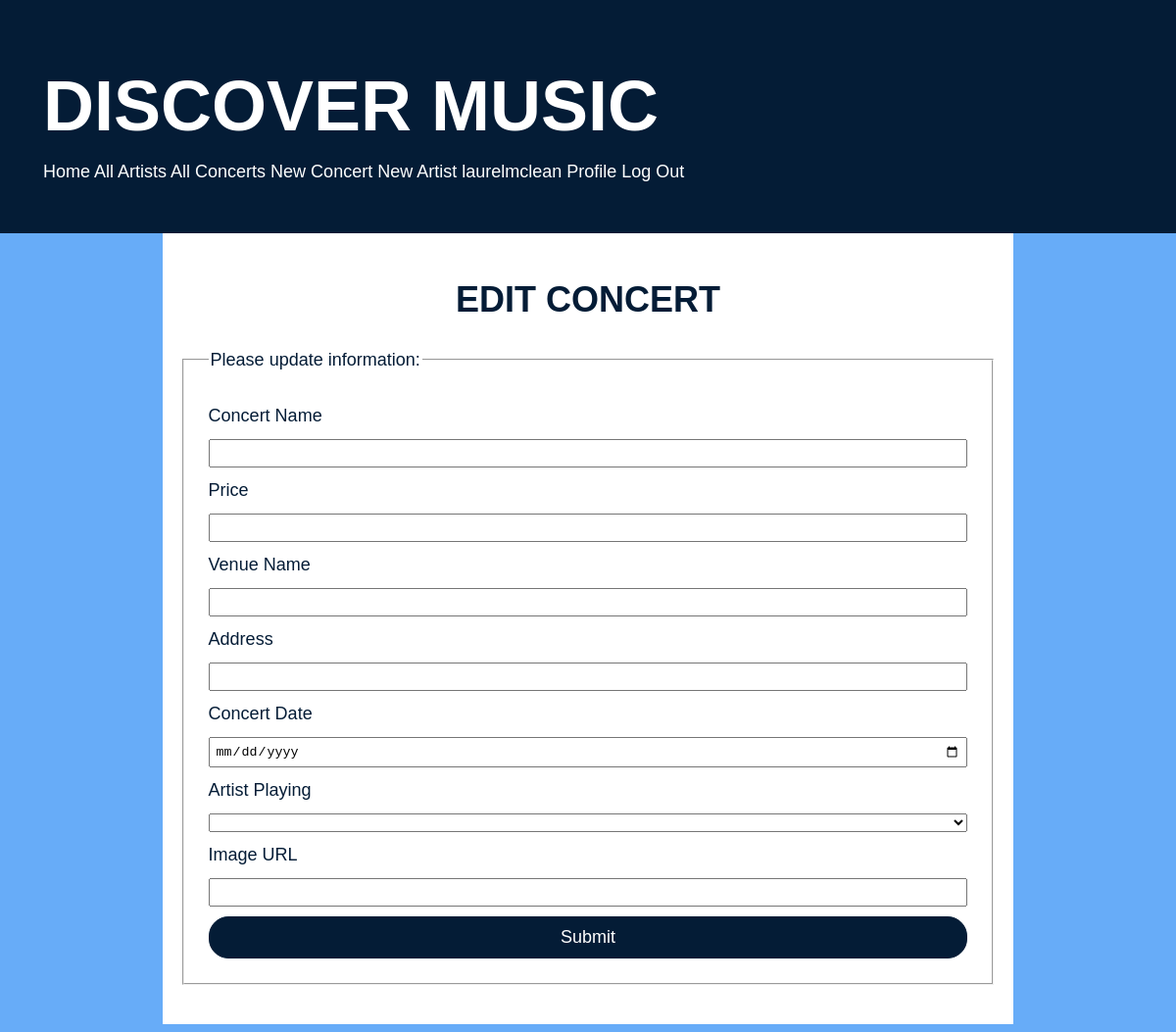
The page /concert/3/edit (signed in) on the database as committed earlier.
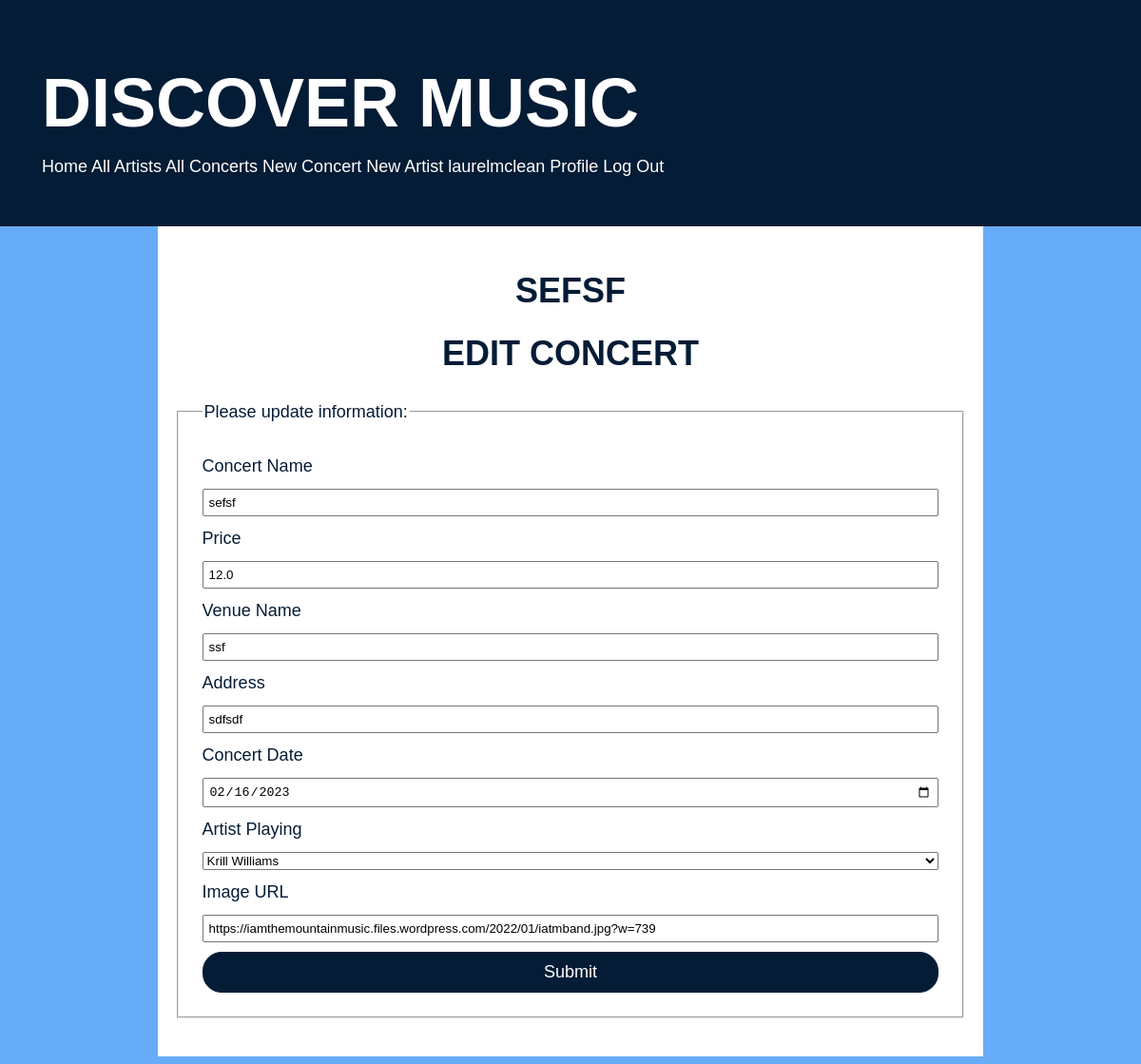
The same page on the database as committed later.
### concert_app/models.py (models this page shows, shortened)
class Concert(db.Model):
    id = db.Column(db.Integer, primary_key=True)
    image = db.Column(URLType)
    name = db.Column(db.String(80), nullable=False)
    price = db.Column(db.Float(precision=2), nullable=False)
    venue = db.Column(db.String(80), nullable=False)
    address = db.Column(db.String(80), nullable=False)
    date = db.Column(db.Date)
    artist_id = db.Column(
        db.Integer, db.ForeignKey('artist.id'), nullable=False)
    artist_playing = db.relationship('Artist', back_populates='upcoming_concerts')
    guests_attending = db.relationship(
        'User', secondary='user_concert', back_populates='attending')

### concert_app/main/routes.py (the view)
@main.route('/concert/<concert_id>/edit', methods=['GET', 'POST'])
@login_required
def edit_concert(concert_id):
    concert = Concert.query.get(concert_id)
    form = ConcertForm(obj=concert)
    if form.validate_on_submit():
        form.populate_obj(concert)
        db.session.add(concert)
        db.session.commit()
        flash('Concert was updated successfully')
        return redirect(url_for('main.concert_detail', concert_id=concert.id))
    concert = Concert.query.get(concert_id)
    return render_template('edit_concert.html', concert=concert, form=form)

### concert_app/main/forms.py
class ConcertForm(FlaskForm):
    name = StringField('Concert Name', validators=[DataRequired()])
    image = StringField('Image URL')
    price = FloatField('Price', validators=[DataRequired()])
    venue = StringField('Venue Name', validators=[DataRequired()])
    address = StringField('Address', validators=[DataRequired()])
    date = DateField('Concert Date', validators=[DataRequired()])
    artist_playing = QuerySelectField('Artist Playing',
                                         query_factory=lambda: Artist.query, allow_blank=True)
    submit = SubmitField('Submit')

### concert_app/extensions.py (called while the page is built)
@login_manager.user_loader
def load_user(user_id):
    return User.query.get(user_id)

### concert_app/models.py (called while the page is built)
    def __str__(self):
        return f'{self.name}'

### concert_app/templates/edit_concert.html (shortened to what this page needs)
{% extends 'base.html' %}
{% block content %}
<h2>{{ concert.name }}</h2>
<h2>Edit Concert</h2>
<form method="POST" action="{{ url_for('main.edit_concert', concert_id=concert.id) }}">
    <fieldset>
        <legend>Please update information:</legend>
        {{ form.name.label }}
        {{ form.name }}
        {{ form.price.label }}
        {{ form.price }}
        {{ form.venue.label }}
        {{ form.venue }}
        {{ form.address.label }}
        {{ form.address }}
        {{ form.date.label }}
        {{ form.date }}
        {{ form.artist_playing.label }}
        {{ form.artist_playing }}
        {{ form.image.label }}
        {{ form.image }}
        {{ form.submit }}
    </fieldset>
</form>
{% endblock %}

Rows that differ between the two databases and show on the page:
added Concert: name "SEFSF", name "sefsf", price "12.0", venue "ssf", address "sdfsdf", date "02/16/2023", image "https://iamthemountainmusic.files.wordpress.com/2022/01/iatmband.jpg?w=739"
Other text that changed with them:
form field artist_playing: (not shown) → "Krill Williams"
